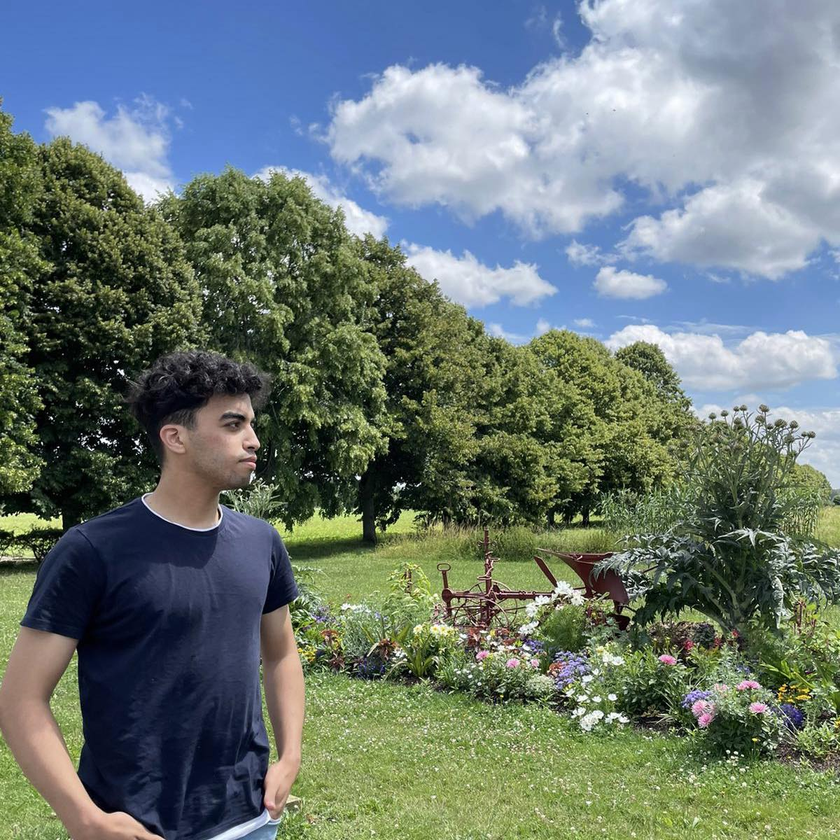
#> input picture backend/uploads/photo-1720142705063-228160437.png, 840 x 840 px, shrunk from 1200 x 1200 before the run
$ python script-1720142705061-943499685.py photo-1720142705063-228160437.png
#> lines starting #> are read from the running program, lines starting #| are printed output that depends on the picture
# Exemple de code pour les images PNG
from PIL import Image, ImageEnhance
import os
import sys


def apply_blue_filter(image_path):
    # Ouvrir l'image
#> called with image_path = 'photo-1720142705063-228160437.png'
    image = Image.open(image_path)
#> image is the input picture: PIL image 840x840 RGB; mean R, G, B 107.5, 121.2, 116.1

    # Convertir l'image en mode RGB
    image = image.convert("RGB")

    # Créer une image bleue de la même taille
    blue_image = Image.new("RGB", image.size, (0, 0, 255))
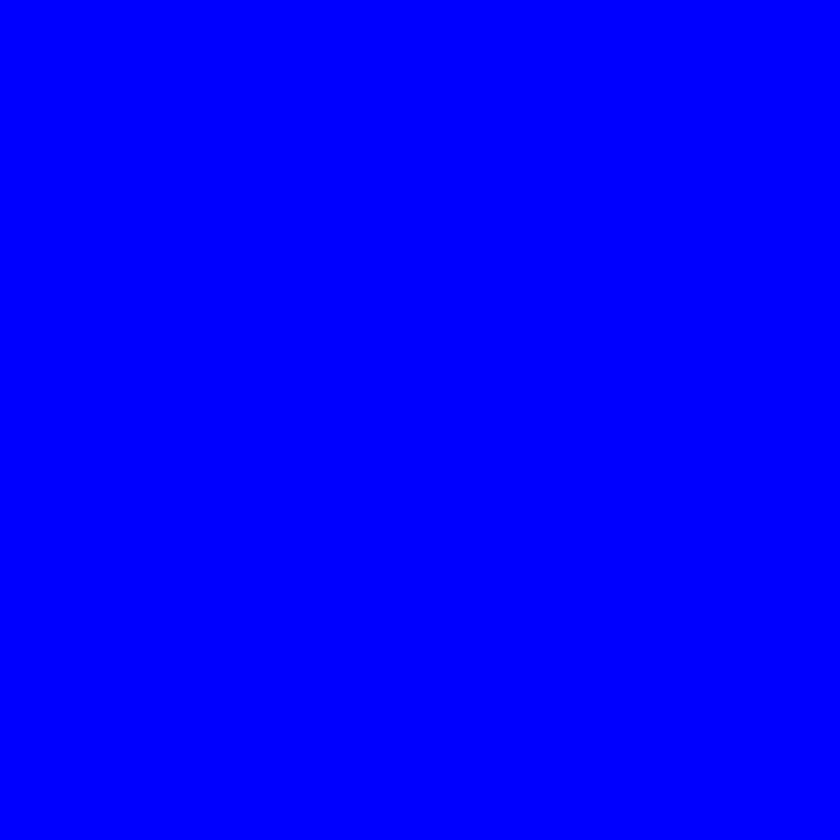
#> blue_image: PIL image 840x840 RGB; mean R, G, B 0, 0, 255
   #aasas
    # Mélanger les deux images
    blended_image = Image.blend(image, blue_image, alpha=0.3)  # Adjust alpha for more or less blue
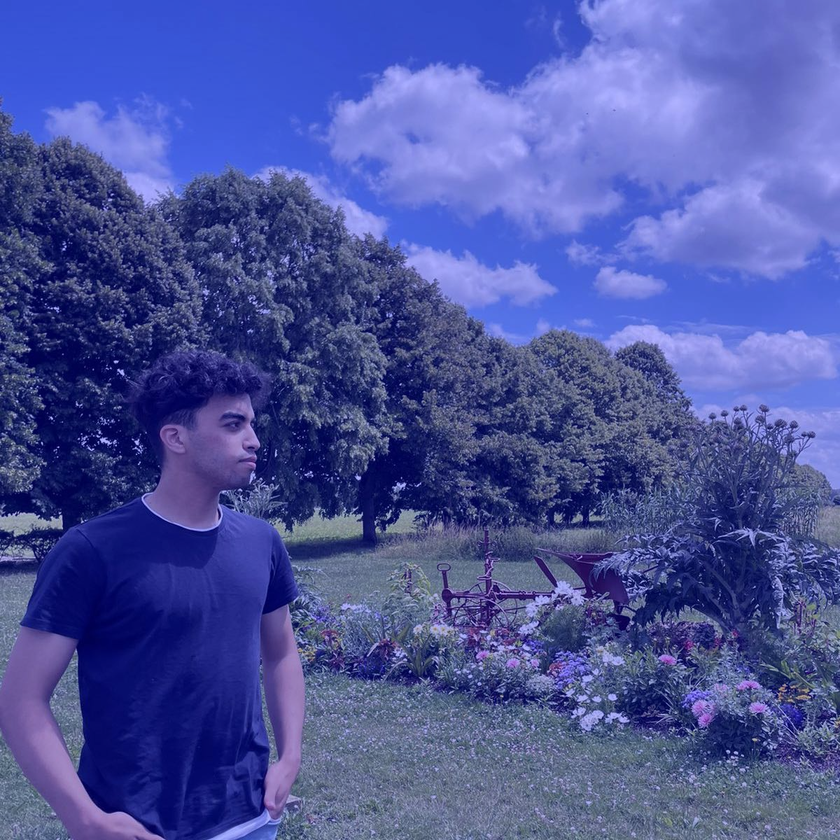
#> blended_image: PIL image 840x840 RGB; mean R, G, B 74.8, 84.4, 157.3

    # Enregistrer l'image résultante
    blended_image.save("output.png")

    print("Filtre bleu appliqué avec succès.")

if __name__ == "__main__":
    image_path = sys.argv[1]
    apply_blue_filter(image_path)
